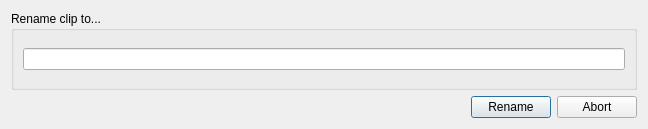
<?xml version="1.0" encoding="UTF-8"?>
<ui version="4.0">
 <class>RenameDialog</class>
 <widget class="QDialog" name="RenameDialog">
  <property name="geometry">
   <rect>
    <x>0</x>
    <y>0</y>
    <width>648</width>
    <height>129</height>
   </rect>
  </property>
  <property name="windowTitle">
   <string>Rename Clip</string>
  </property>
  <layout class="QGridLayout" name="gridLayout_2">
   <item row="0" column="0">
    <widget class="QGroupBox" name="groupBox">
     <property name="title">
      <string>Rename clip to...</string>
     </property>
     <layout class="QGridLayout" name="gridLayout">
      <item row="0" column="0">
       <widget class="QLineEdit" name="lineEdit">
        <property name="inputMask">
         <string/>
        </property>
        <property name="text">
         <string/>
        </property>
       </widget>
      </item>
     </layout>
    </widget>
   </item>
   <item row="1" column="0">
    <layout class="QHBoxLayout" name="horizontalLayout">
     <item>
      <spacer name="horizontalSpacer">
       <property name="orientation">
        <enum>Qt::Horizontal</enum>
       </property>
       <property name="sizeHint" stdset="0">
        <size>
         <width>40</width>
         <height>20</height>
        </size>
       </property>
      </spacer>
     </item>
     <item>
      <widget class="QPushButton" name="pushButtonRename">
       <property name="text">
        <string>Rename</string>
       </property>
      </widget>
     </item>
     <item>
      <widget class="QPushButton" name="pushButtonAbort">
       <property name="text">
        <string>Abort</string>
       </property>
      </widget>
     </item>
    </layout>
   </item>
  </layout>
 </widget>
 <resources/>
 <connections>
  <connection>
   <sender>pushButtonRename</sender>
   <signal>clicked()</signal>
   <receiver>RenameDialog</receiver>
   <slot>accept()</slot>
   <hints>
    <hint type="sourcelabel">
     <x>344</x>
     <y>100</y>
    </hint>
    <hint type="destinationlabel">
     <x>237</x>
     <y>64</y>
    </hint>
   </hints>
  </connection>
  <connection>
   <sender>pushButtonAbort</sender>
   <signal>clicked()</signal>
   <receiver>RenameDialog</receiver>
   <slot>reject()</slot>
   <hints>
    <hint type="sourcelabel">
     <x>429</x>
     <y>100</y>
    </hint>
    <hint type="destinationlabel">
     <x>237</x>
     <y>64</y>
    </hint>
   </hints>
  </connection>
 </connections>
</ui>
